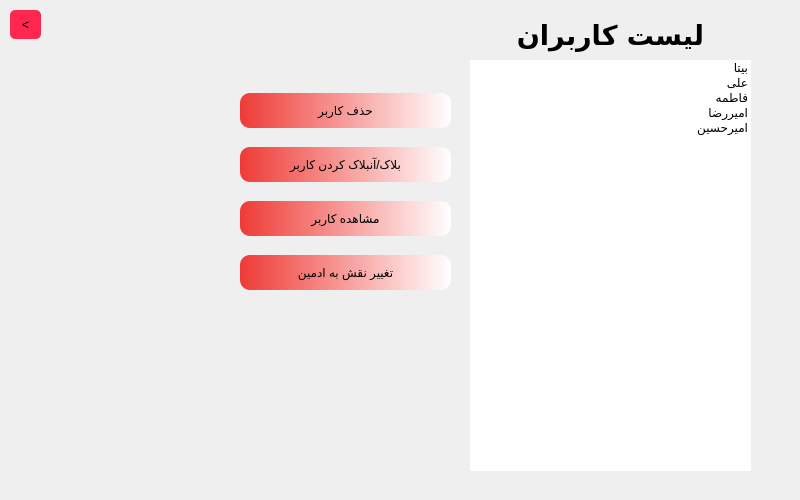
<?xml version="1.0" encoding="UTF-8"?>
<ui version="4.0">
 <class>Edituser</class>
 <widget class="QMainWindow" name="Edituser">
  <property name="geometry">
   <rect>
    <x>0</x>
    <y>0</y>
    <width>800</width>
    <height>500</height>
   </rect>
  </property>
  <property name="windowTitle">
   <string>Edit User</string>
  </property>
  <property name="styleSheet">
   <string notr="true"/>
  </property>
  <widget class="QWidget" name="centralwidget">
   <widget class="QLabel" name="label">
    <property name="geometry">
     <rect>
      <x>510</x>
      <y>-10</y>
      <width>201</width>
      <height>91</height>
     </rect>
    </property>
    <property name="font">
     <font>
      <family>Morabba</family>
      <pointsize>20</pointsize>
      <italic>false</italic>
      <bold>true</bold>
     </font>
    </property>
    <property name="styleSheet">
     <string notr="true">color: rgb(0, 0, 0);
font: 700 20pt &quot;Morabba&quot;;</string>
    </property>
    <property name="text">
     <string>لیست کاربران</string>
    </property>
    <property name="alignment">
     <set>Qt::AlignmentFlag::AlignCenter</set>
    </property>
   </widget>
   <widget class="QFrame" name="frame">
    <property name="geometry">
     <rect>
      <x>-10</x>
      <y>-10</y>
      <width>811</width>
      <height>511</height>
     </rect>
    </property>
    <property name="styleSheet">
     <string notr="true">border-image: url(:/new/images/edituserbg.png);

</string>
    </property>
    <property name="frameShape">
     <enum>QFrame::Shape::StyledPanel</enum>
    </property>
    <property name="frameShadow">
     <enum>QFrame::Shadow::Raised</enum>
    </property>
   </widget>
   <widget class="QWidget" name="verticalLayoutWidget">
    <property name="geometry">
     <rect>
      <x>240</x>
      <y>80</y>
      <width>211</width>
      <height>225</height>
     </rect>
    </property>
    <layout class="QVBoxLayout" name="verticalLayout">
     <item>
      <widget class="QPushButton" name="deletebtn">
       <property name="cursor">
        <cursorShape>PointingHandCursor</cursorShape>
       </property>
       <property name="styleSheet">
        <string notr="true">background-color: qlineargradient(spread:pad, x1:0, y1:0, x2:1, y2:0, stop:0 #ef3b36, stop:1 #ffffff);
color: rgb(0, 0, 0);
padding:10px;
font: 9pt &quot;Rokh&quot;;
border:0px solid;
border-radius:10px</string>
       </property>
       <property name="text">
        <string>حذف کاربر</string>
       </property>
      </widget>
     </item>
     <item>
      <widget class="QPushButton" name="blockbtn">
       <property name="cursor">
        <cursorShape>PointingHandCursor</cursorShape>
       </property>
       <property name="styleSheet">
        <string notr="true">background-color: qlineargradient(spread:pad, x1:0, y1:0, x2:1, y2:0, stop:0 #ef3b36, stop:1 #ffffff);
color: rgb(0, 0, 0);
padding:10px;
font: 9pt &quot;Rokh&quot;;
border:0px solid;
border-radius:10px</string>
       </property>
       <property name="text">
        <string>بلاک/آنبلاک کردن کاربر</string>
       </property>
      </widget>
     </item>
     <item>
      <widget class="QPushButton" name="viewbtn">
       <property name="cursor">
        <cursorShape>PointingHandCursor</cursorShape>
       </property>
       <property name="styleSheet">
        <string notr="true">background-color: qlineargradient(spread:pad, x1:0, y1:0, x2:1, y2:0, stop:0 #ef3b36, stop:1 #ffffff);
color: rgb(0, 0, 0);
padding:10px;
font: 9pt &quot;Rokh&quot;;
border:0px solid;
border-radius:10px</string>
       </property>
       <property name="text">
        <string>مشاهده کاربر</string>
       </property>
      </widget>
     </item>
     <item>
      <widget class="QPushButton" name="editrolebtn">
       <property name="cursor">
        <cursorShape>PointingHandCursor</cursorShape>
       </property>
       <property name="styleSheet">
        <string notr="true">background-color: qlineargradient(spread:pad, x1:0, y1:0, x2:1, y2:0, stop:0 #ef3b36, stop:1 #ffffff);
color: rgb(0, 0, 0);
padding:10px;
font: 9pt &quot;Rokh&quot;;
border:0px solid;
border-radius:10px</string>
       </property>
       <property name="text">
        <string>تغییر نقش به ادمین</string>
       </property>
      </widget>
     </item>
    </layout>
   </widget>
   <widget class="QListWidget" name="listWidget">
    <property name="geometry">
     <rect>
      <x>470</x>
      <y>60</y>
      <width>281</width>
      <height>411</height>
     </rect>
    </property>
    <property name="cursor" stdset="0">
     <cursorShape>PointingHandCursor</cursorShape>
    </property>
    <property name="styleSheet">
     <string notr="true">border-image: url(:/new/images/listbg.jpg);

border-radius:10px;</string>
    </property>
    <item>
     <property name="text">
      <string>بیتا</string>
     </property>
     <property name="textAlignment">
      <set>AlignTrailing|AlignVCenter</set>
     </property>
     <property name="icon">
      <iconset theme="QIcon::ThemeIcon::UserAvailable"/>
     </property>
    </item>
    <item>
     <property name="text">
      <string>علی</string>
     </property>
     <property name="textAlignment">
      <set>AlignTrailing|AlignVCenter</set>
     </property>
     <property name="icon">
      <iconset theme="QIcon::ThemeIcon::UserAvailable"/>
     </property>
    </item>
    <item>
     <property name="text">
      <string>فاطمه</string>
     </property>
     <property name="textAlignment">
      <set>AlignTrailing|AlignVCenter</set>
     </property>
     <property name="icon">
      <iconset theme="QIcon::ThemeIcon::UserAvailable"/>
     </property>
    </item>
    <item>
     <property name="text">
      <string>امیررضا</string>
     </property>
     <property name="textAlignment">
      <set>AlignTrailing|AlignVCenter</set>
     </property>
     <property name="icon">
      <iconset theme="QIcon::ThemeIcon::UserAvailable"/>
     </property>
    </item>
    <item>
     <property name="text">
      <string>امیرحسین</string>
     </property>
     <property name="textAlignment">
      <set>AlignTrailing|AlignVCenter</set>
     </property>
     <property name="icon">
      <iconset theme="QIcon::ThemeIcon::UserAvailable"/>
     </property>
    </item>
   </widget>
   <widget class="QPushButton" name="backbtn">
    <property name="geometry">
     <rect>
      <x>10</x>
      <y>10</y>
      <width>31</width>
      <height>29</height>
     </rect>
    </property>
    <property name="cursor">
     <cursorShape>PointingHandCursor</cursorShape>
    </property>
    <property name="styleSheet">
     <string notr="true">padding:2px;

background-color: rgb(255, 39, 79);
border:0px solid;
color:black;
font: 900 9pt &quot;IRANYekanFN&quot;;
border-radius:5px;</string>
    </property>
    <property name="text">
     <string>&lt;</string>
    </property>
   </widget>
   <zorder>frame</zorder>
   <zorder>label</zorder>
   <zorder>verticalLayoutWidget</zorder>
   <zorder>listWidget</zorder>
   <zorder>backbtn</zorder>
  </widget>
 </widget>
 <resources/>
 <connections/>
</ui>
